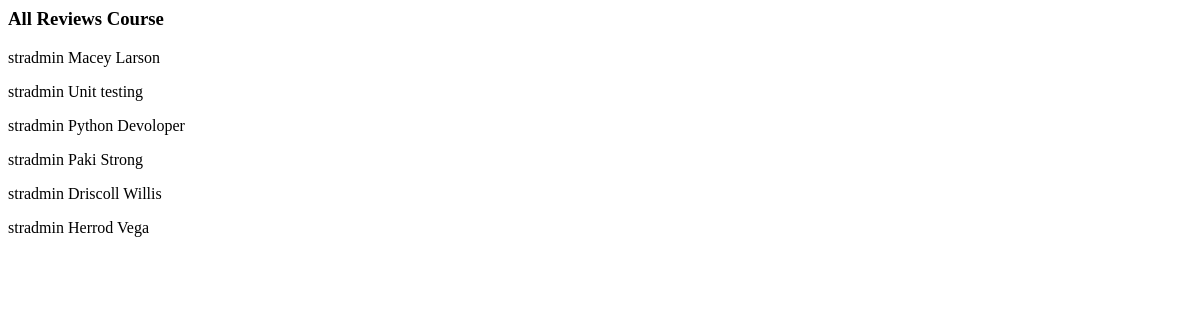
The page /reviews/ on the database as committed earlier.
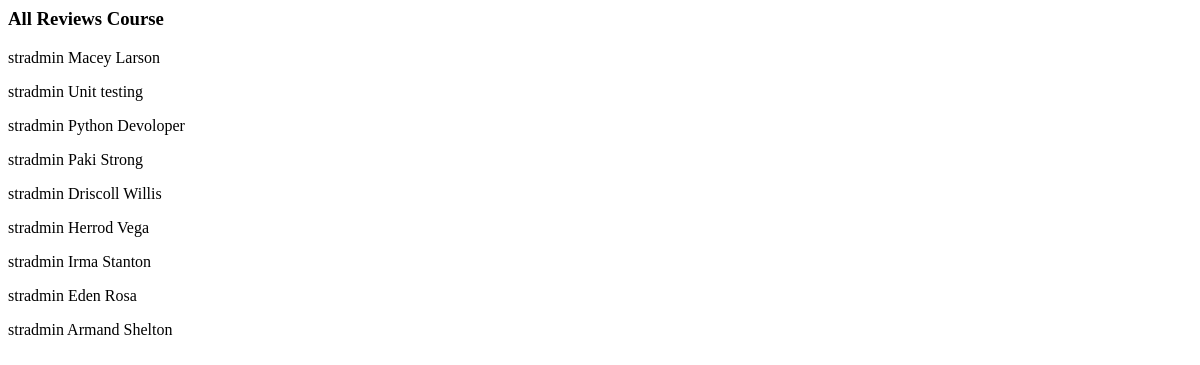
The same page on the database as committed later.
### Course/models.py (models this page shows)
class Reviews(models.Model):
    user = models.ForeignKey(User, related_name='user_review', on_delete=models.SET_NULL, null=True,blank=True)
    course = models.ForeignKey(Course, related_name='course_review', on_delete=models.CASCADE,null=True,blank=True)
    review = models.TextField(max_length=400)
    rate = models.IntegerField(null=True,blank=True)
    created_at = models.DateTimeField(default=timezone.now)
    def __str__(self):
        return f'str{self.user}  {self.course}'

class Course(models.Model):
    name= models.CharField(max_length=200,blank=True, null=True)
    subtitle= models.name = models.CharField(max_length=300,blank=True, null=True)
    discription = models.TextField(max_length= 1000)
    price = models.FloatField(max_length=10)
    categorie = models.ForeignKey(Categories , related_name="course_categorie" , on_delete=models.CASCADE,null=True)
    tags = TaggableManager()
    def __str__(self):
        return  f'{self.name}'

### Course/views.py (the view)
# urls.py: path('reviews/',course_review),
def course_review(request):
    review = Reviews.objects.all()
    return render(request,'Course/reviews_course.html',{'review':review})

### Course/templates/Course/reviews_course.html
<h3>All Reviews Course</h3>
{% for rev in  review %}
   <p>{{rev}}</p>
   {%endfor%}

Rows that differ between the two databases and show on the page:
added Reviews: user+course "stradmin Irma Stanton"
added Reviews: user+course "stradmin Eden Rosa"
added Reviews: user+course "stradmin Armand Shelton"
